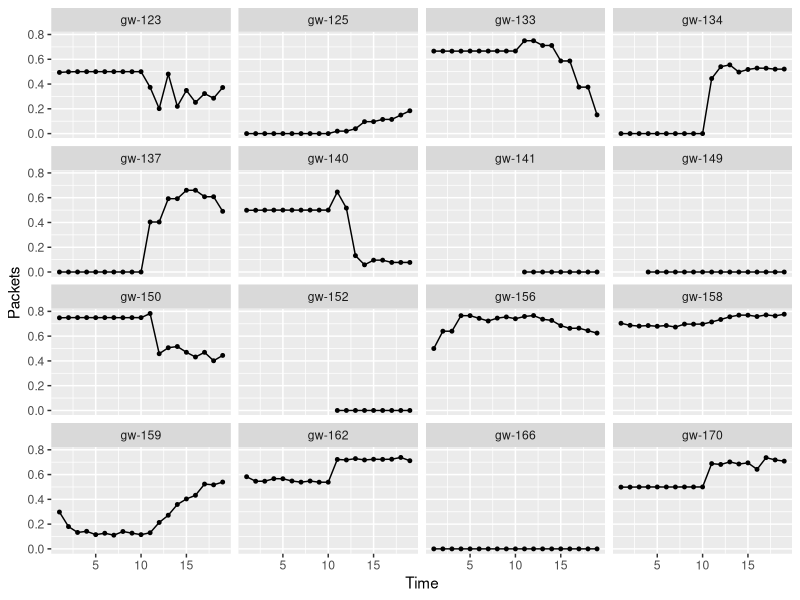
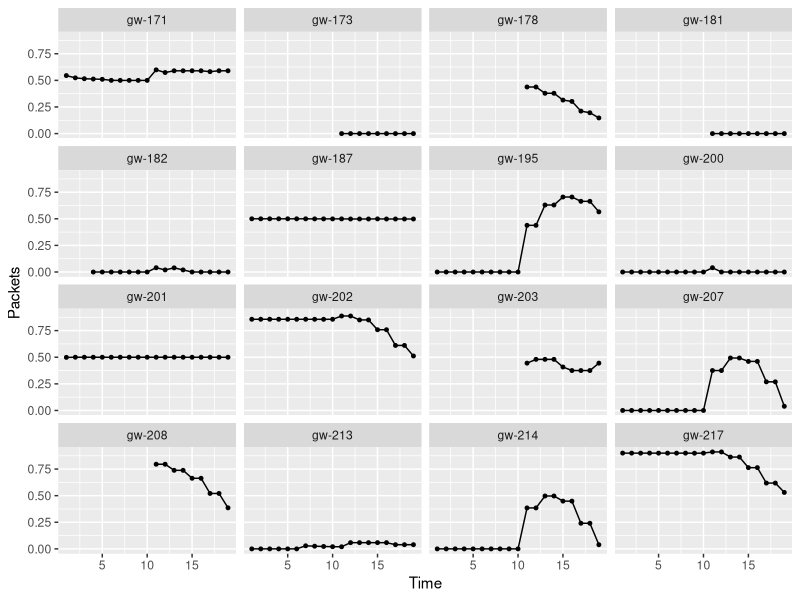
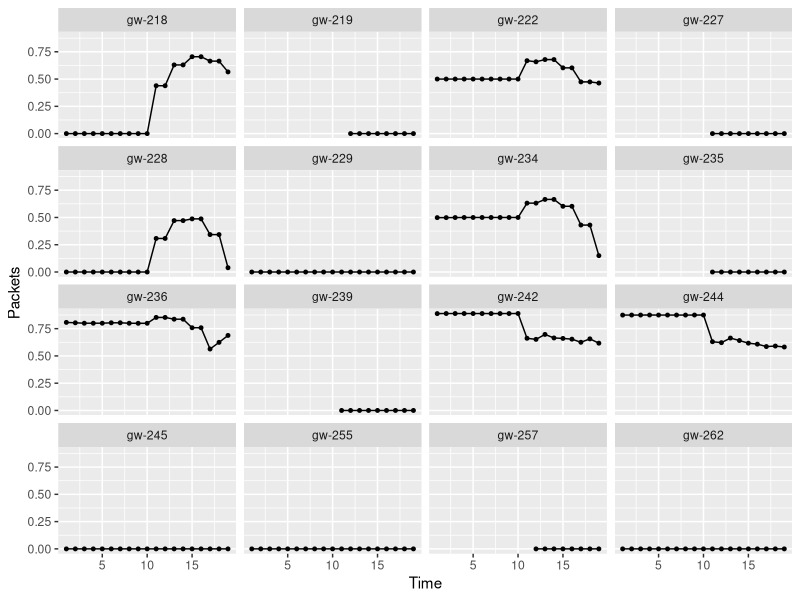
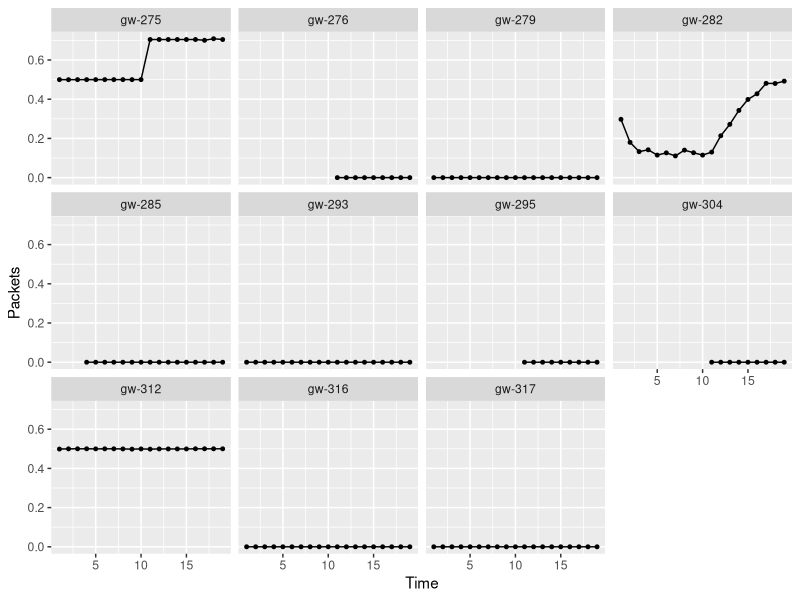

The R script that drew these images, in order:

library(ggplot2)
library(scales)
library(doBy)

data = read.table("gini.txt", header=T)
data$Node = factor(data$Node)

fa = levels(data$Node)

pdf("gini.pdf")

for(i in 1:ceiling(length(fa)/16)){
  sub_class=fa[c(1:16)+(i-1)*16]
  g.root <- ggplot(subset(data, Node %in% sub_class)) +
    geom_point(aes (x=Time, y=gini), size=1) +
    geom_line(aes (x=Time, y=gini), size=0.5) +
    ylab("Packets") +
    facet_wrap(~ Node)
  print(g.root)
}

retval <- dev.off()